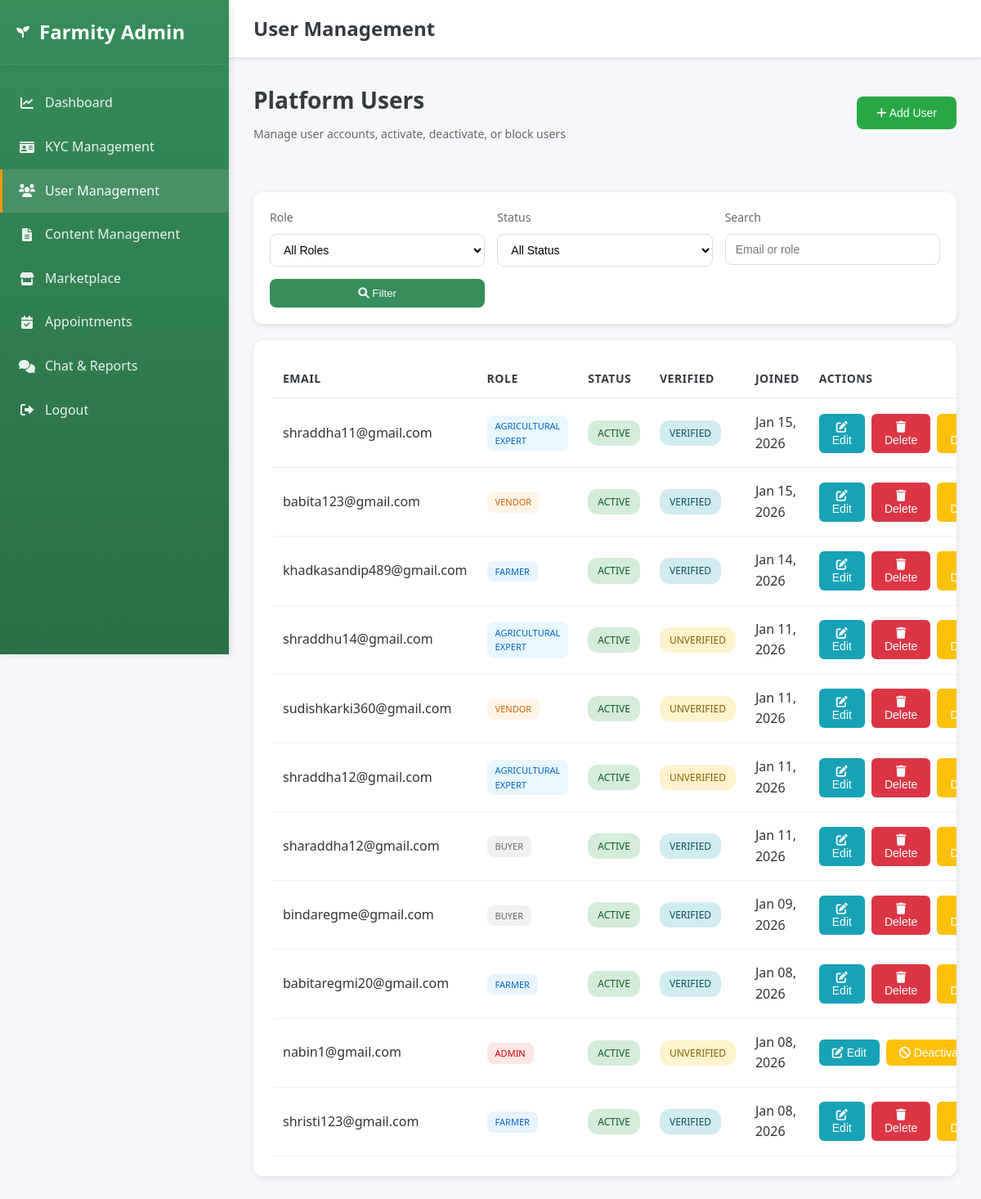
Before: /admin-dashboard/users/ (signed in) with the older database file.
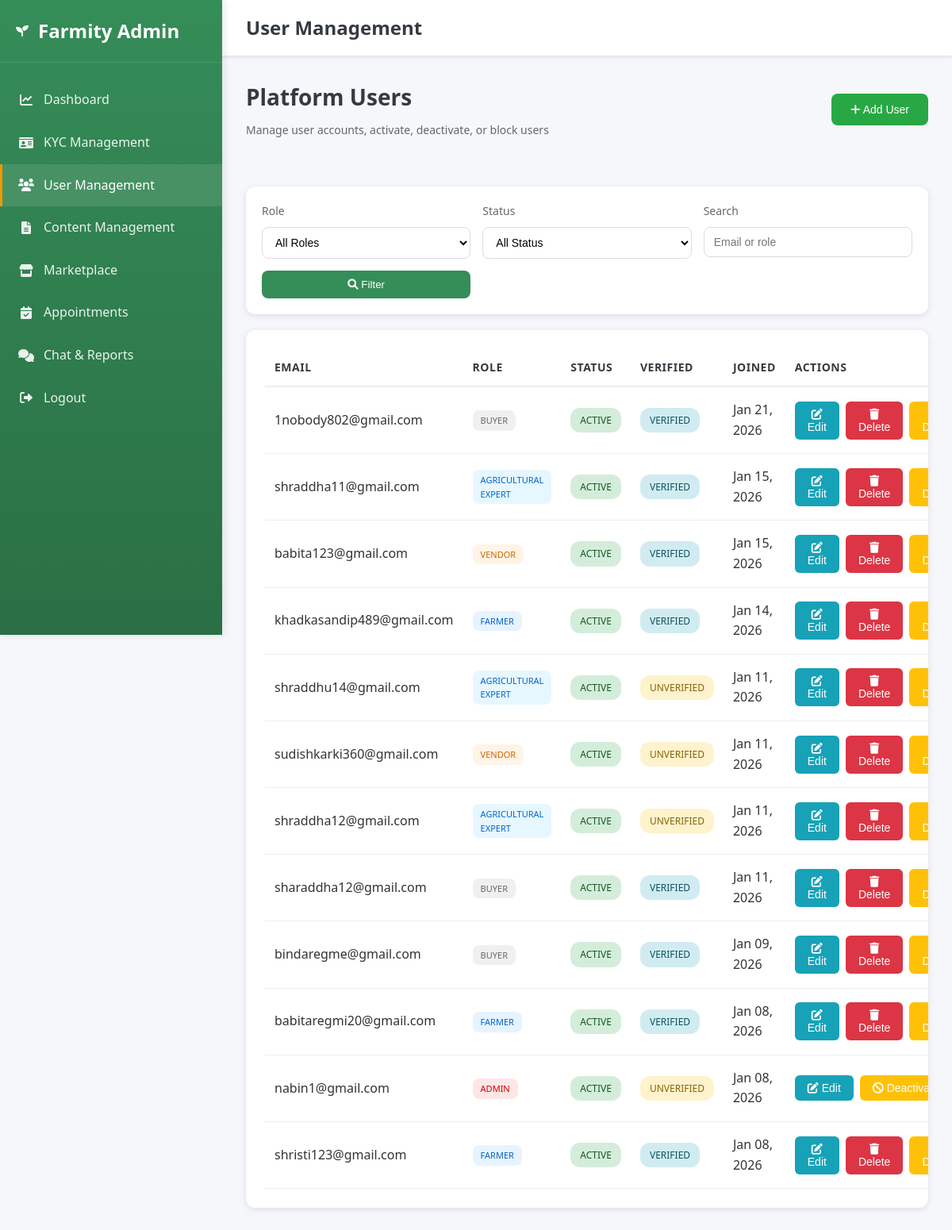
After: the same page with the newer database file.
### accounts/models.py (models this page shows, shortened)
class User(AbstractBaseUser, PermissionsMixin):
    ROLE_CHOICES = (
        ('admin', 'Admin'),
        ('buyer', 'Buyer'),
        ('farmer', 'Farmer'),
        ('agricultural_expert', 'Agricultural Expert'),
        ('vendor', 'Vendor'),
    )
    email = models.EmailField(unique=True)
    role = models.CharField(max_length=20, choices=ROLE_CHOICES, default='buyer')
    is_active = models.BooleanField(default=True)
    is_verified = models.BooleanField(default=False)
    is_staff = models.BooleanField(default=False)
    date_joined = models.DateTimeField(auto_now_add=True)
    objects = UserManager()
    USERNAME_FIELD = 'email'
    REQUIRED_FIELDS = []

### accounts/views.py (the view, shortened to what this page needs)
# urls.py: path('admin-dashboard/users/', admin_user_management, name='admin_user_management'),
@login_required
def admin_user_management(request):
    if request.user.role != 'admin':
        return _redirect_to_role_home_response(request.user)
    User = get_user_model()
    role_filter = request.GET.get('role', 'all')
    status_filter = request.GET.get('status', 'all')
    search_query = request.GET.get('search', '').strip()
    users = User.objects.all().order_by('-date_joined')
    if role_filter != 'all':
        users = users.filter(role=role_filter)
    if status_filter == 'active':
        users = users.filter(is_active=True)
    elif status_filter == 'inactive':
        users = users.filter(is_active=False)
    elif status_filter == 'verified':
        users = users.filter(is_verified=True)
    elif status_filter == 'unverified':
        users = users.filter(is_verified=False)
    if search_query:
        users = users.filter(
            Q(email__icontains=search_query) |
            Q(role__icontains=search_query)
        )
    total_users = User.objects.count()
    active_users = User.objects.filter(is_active=True).count()
    inactive_users = User.objects.filter(is_active=False).count()
    verified_users = User.objects.filter(is_verified=True).count()
    context = {
        'users': users,
        'role_filter': role_filter,
        'status_filter': status_filter,
        'search_query': search_query,
        'total_users': total_users,
        'active_users': active_users,
        'inactive_users': inactive_users,
        'verified_users': verified_users,
    }
    return render(request, 'admin_user_management.html', context)

### templates/admin_user_management.html (shortened to what the changed rows need)
<!DOCTYPE html>
<html lang="en">
<head>
    <link rel="stylesheet" href="/static/css/style.css">
    <link href="https://cdnjs.cloudflare.com/ajax/libs/font-awesome/6.0.0/css/all.min.css" rel="stylesheet">
</head>
<body>
    <aside class="sidebar">
        <div class="sidebar-header">
            <h2>Farmity Admin</h2>
        </div>
    </aside>
    <div class="main-content">
        <header class="top-header">
            <h1 class="header-title">User Management</h1>
        </header>
        <div class="dashboard-content">
            <div class="page-header">
                <div style="display: flex; justify-content: space-between; align-items: center;">
                    <div>
                        <h2 class="page-title">Platform Users</h2>
                    </div>
                </div>
            </div>
            <div class="users-table-container">
                <table class="users-table">
                    <thead>
                        <tr>
                            <th>Email</th>
                            <th>Role</th>
                            <th>Status</th>
                            <th>Verified</th>
                            <th>Joined</th>
                            <th>Actions</th>
                        </tr>
                    </thead>
                    <tbody>
                        {% for user in users %}
                        <tr>
                            <td>{{ user.email }}</td>
                            <td>
                                <span class="role-badge {{ user.role }}">{{ user.get_role_display }}</span>
                            </td>
                            <td>
                                {% if user.is_active %}
                                <span class="status-badge active">Active</span>
                                {% else %}
                                <span class="status-badge inactive">Inactive</span>
                                {% endif %}
                            </td>
                            <td>
                                {% if user.is_verified %}
                                <span class="status-badge verified">Verified</span>
                                {% else %}
                                <span class="status-badge unverified">Unverified</span>
                                {% endif %}
                            </td>
                            <td>{{ user.date_joined|date:"M d, Y" }}</td>
                            <td>
                                <div class="action-buttons">
                                    <button class="btn btn-edit" onclick="openEditUserModal({{ user.id }}, '{{ user.email|escapejs }}', '{{ user.role }}', {{ user.is_active|yesno:"true,false" }}, {{ user.is_verified|yesno:"true,false" }})">
                                        <i class="fas fa-edit"></i> Edit
                                    </button>
                                    {% if user.id != request.user.id %}
                                    <button class="btn btn-delete" onclick="confirmDeleteUser({{ user.id }}, '{{ user.email|escapejs }}')" style="background: var(--danger); color: white; padding: 8px 16px; border: none; border-radius: 6px; cursor: pointer; font-size: 14px; font-weight: 500;">
                                        <i class="fas fa-trash"></i> Delete
                                    </button>
                                    {% endif %}
                                    {% if user.is_active %}
                                    <button class="btn btn-deactivate" onclick="confirmAction({{ user.id }}, 'deactivate', '{{ user.email|escapejs }}')">
                                        <i class="fas fa-ban"></i> Deactivate
                                    </button>
                                    {% else %}
                                    <button class="btn btn-activate" onclick="confirmAction({{ user.id }}, 'activate', '{{ user.email|escapejs }}')">
                                        <i class="fas fa-check"></i> Activate
                                    </button>
                                    {% endif %}
                                </div>
                            </td>
                        </tr>
                        {% empty %}
                        <tr>
                            <td colspan="6" style="text-align: center; padding: 40px; color: #999;">
                                No users found
                            </td>
                        </tr>
                        {% endfor %}
                    </tbody>
                </table>
            </div>
        </div>
    </div>
</body>
</html>

Changed rows visible on the page:
added User: email "1nobody802@gmail.com", role "BUYER", is_active "ACTIVE", is_verified "VERIFIED", date_joined "Jan 21, 2026"
